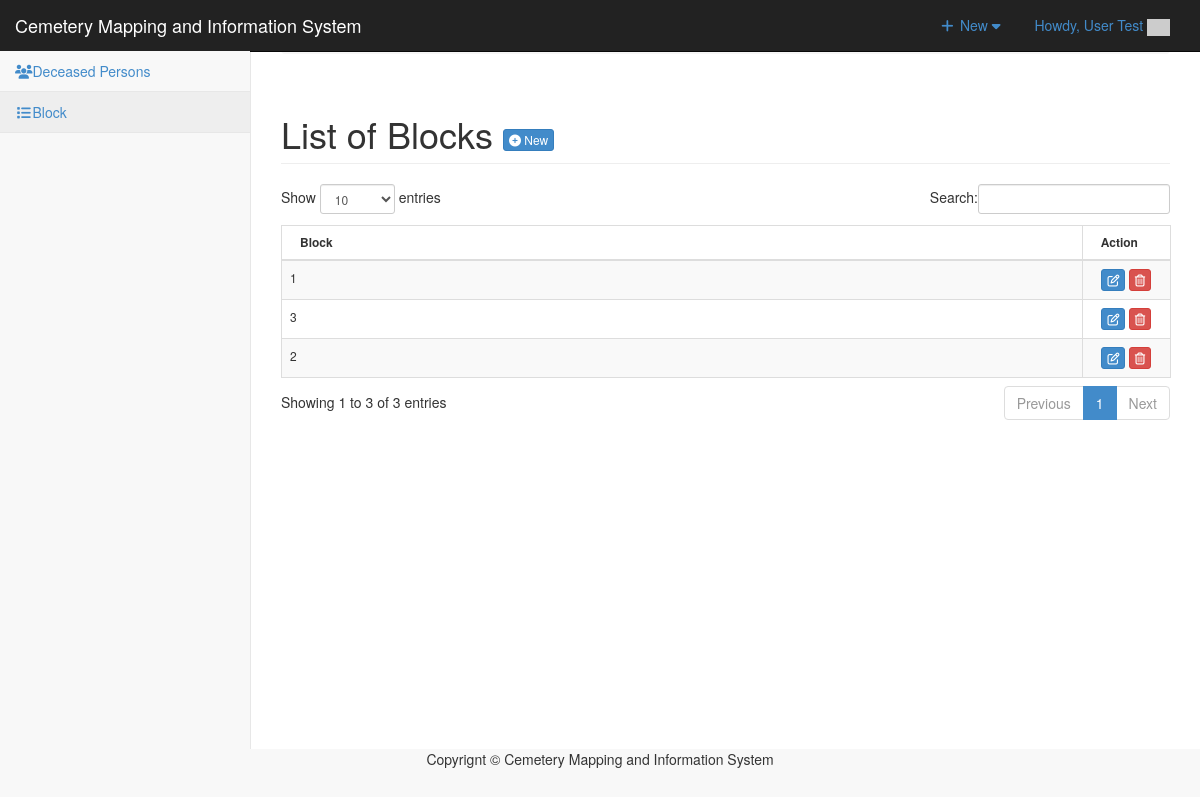
The page /admin/category/index.php (signed in) on the database its author committed.
### tables this page shows
CREATE TABLE `tblcategory` (
  `CATEGID` int(11) NOT NULL,
  `CATEGORIES` varchar(255) NOT NULL,
  `USERID` int(11) NOT NULL
);

### admin/category/index.php (called while the page is built, shortened)
<?php
require_once ("../theme/templates.php");
?>

### include/database.php (called while the page is built, shortened)
<?php
class Database {
	var $sql_string = '';
	private $conn;
	public function open_connection() {
		$this->conn = mysqli_connect(server,user,pass);
		if(!$this->conn){
			echo "Problem in database connection! Contact administrator!";
			exit();
		}else{
			$db_select = mysqli_select_db($this->conn,database_name);
		}
	}
	function setQuery($sql='') {
		$this->sql_string=$sql;
	}
	function executeQuery() {
		$result = mysqli_query($this->conn,$this->sql_string);
		return $result;
	}
	private function confirm_query($result) {
		return $result;
	}
	function loadResultList( $key='' ) {
		$cur = $this->executeQuery();
		$array = array();
		while ($row = mysqli_fetch_object($cur)) {
			if ($key) {
				$array[$row->$key] = $row;
			} else {
				$array[] = $row;
			}
		}
		return $array;
	}
}
$mydb = new Database();
?>

### admin/category/list.php (the view, shortened to what this page needs)
<div class="row">
      	 <div class="col-lg-12">
           <h1 class="page-header">List of Blocks  <a href="index.php?view=add" class="btn btn-primary btn-xs  ">  <i class="fa fa-plus-circle fw-fa"></i> New</a>  </h1>
      		</div>
  		 </div>
 		    <form action="controller.php?action=delete" Method="POST">
		     <div class="table-responsive">
			<table id="dash-table" class="table table-striped table-bordered table-hover"  style="font-size:12px" cellspacing="0">
			  <thead>
			  	<tr>
			  		<th>
			  		 Block</th>
			  		 <th width="10%" align="center">Action</th>
			  	</tr>
			  </thead>
			  <tbody>
			  	<?php
			  		$mydb->setQuery("SELECT * FROM `tblcategory`");
			  		$cur = $mydb->loadResultList();
					foreach ($cur as $result) {
			  		echo '<tr>';
			  			echo '<td>' . $result->CATEGORIES.'</td>';
			  		echo '<td align="center"><a title="Edit" href="index.php?view=edit&id='.$result->CATEGID.'" class="btn btn-primary btn-xs  ">  <span class="fa fa-edit fw-fa"></a>
			  		     <a title="Delete" href="controller.php?action=delete&id='.$result->CATEGID.'" class="btn btn-danger btn-xs" onclick="return confirm(\'Are you sure you want to delete this Block?\')"> <span class="fa fa-trash-o fw-fa"></a>
						</td>';
			  		echo '</tr>';
			  	}
			  	?>
			  </tbody>
			</table>
			</form>

### admin/css/sb-admin-2.css (style rules this page uses)
body { background-color: #f8f8f8; }

### rows shown on the page
tblcategory: CATEGORIES "1"
tblcategory: CATEGORIES "3"
tblcategory: CATEGORIES "2"

### other values the page prints
$_SESSION['U_NAME'] "User Test"
